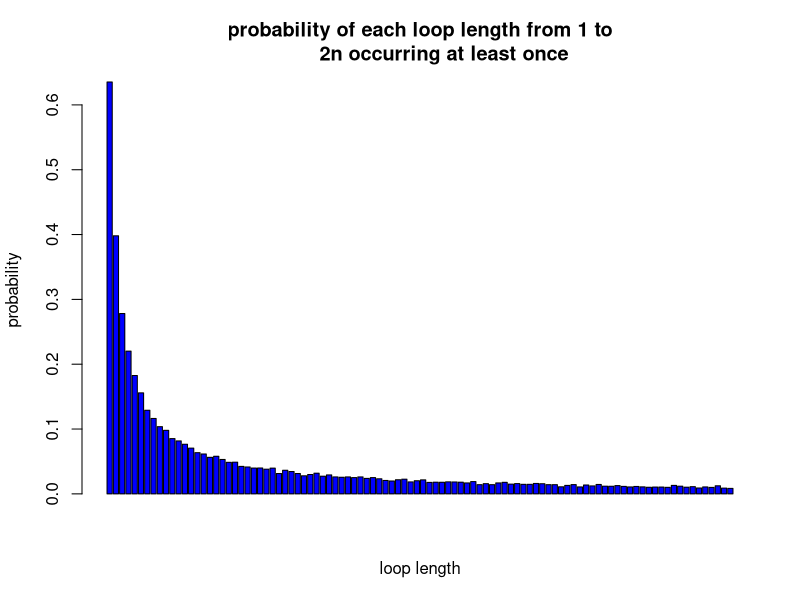

Generate this figure with R:

#Aysu Ismayilova (s2295782)；Xiaoxian Zhang (s2287323)；Xiaolin Yan (s2326461)
# the link: https://github.com/EvelynYan123/Project_2.git
# Contributions: each of us contributed 1/3 of the job.

start <- Sys.time()#check running time

Pone <- function(n,k,strategy, nreps){ #A function to calculate the probability that one prisoner finds his number 
  #given n- number of tries(max number of boxes he can open), k-prisoner's number, the strategy and number of iterations
  N <- 2*n 
  results = rep(0,nreps)  #initialise vector of results
  if(strategy != 3){  #for strategies except strategy 3 (that is, 1 and 2)
    for(i in 1:nreps) {  #loop over nreps
      boxes = sample(1:N,N) #sample boxes
     #we have 2*n prisoners
      foundIt = 0 #initialise number of prisoners who found their numbers
      #loop over prisoners
        tries = 1
        if(strategy == 1){  #consider a strategy 1
          path = c(k) #keep track of the path of a prisoner
          inBox = boxes[k] # prisoner opens a box with his number
        }else if(strategy == 2){ #consider a strategy 2
          path = c(sample(1:N,1)) #sample random box  
          inBox = boxes[path]  #firstly prisoner opens a random box
        }
        while(tries <= n) { #prisoners can open at most n boxes
          path = c(path, inBox) 		#keep track of a path	 			
          if(inBox == k) { 	#check if the number inside of the box coincides with the prisoner's number		
            foundIt = foundIt + 1   #if yes then update foundIt
            break; 			} 
          else { 					
            inBox = boxes[inBox] 			} #if no, then follow this number in the next box
          tries = tries+1 		} 		 		#update number of tries
      
      results[i] = foundIt  #how many prisoners found their numbers
    }
  }else{ #strategy3
    for(i in 1:nreps) {
      inboxes <- sample(1:N,N)[1:n]  # we randomly choose n boxes with n cards in them
      results[i] <- match(k,inboxes) #check if the prisoner finds his number and repeat it nrep number of times and store each result in results[i]
                                     #if a prisoner finds his number it will be an integer, otherwise NA 
      results <- length(results[which(is.na(results)== FALSE)])#we count how many results are integers. In other words in nreps times of simulation how many times  
                                                               #a prisoner with number k found his number
    }       
  }
  
  prob = sum(results)/(nreps)
  
  return(prob)
}



Pall <- function(n, strategy, nreps){#A function to calculate the probability of all prisoners finding their numbers given #given n -number of tries(max of boxes they can open), the strategy and number of iterations
  N <- 2*n #number of prsioners
  results = rep(0,nreps) #initialising results to 0
  if(strategy != 3){ #consider a strategy different from 3, that is, strategies 1 and 2
    for(i in 1:nreps) { #loop over iterations
      boxes = sample(1:N,N) #sample boxes
      prisoners = 1:N #we have N prisoners
      foundIt = 0 #initialising number of prisoners who found their numbers to zero
      for(prisoner in prisoners) {#loop over all prisoners
        tries = 1 
        
        if(strategy == 1){ #consider strategy1
        path = c(prisoner) #keep track of a path of a prisoner
        inBox = boxes[prisoner] #prisoner opens the box with his number on it
        }else if(strategy == 2){ #consider strategy2
          path = c(sample(1:N,1)) #sample boxes
          inBox = boxes[path]#keep track of a path of a prisoner
        }
        
        while(tries <= n) { #while prisoner does not open at most n boxes
          path = c(path, inBox) #keep track of the path of a prisoner			 			
          if(inBox == prisoner) { 	#check if the card inside of a box coincides with the prisoner's number			
            foundIt = foundIt + 1 	#if yes, update	foundIt		
            break; 			} 
          else { 					
            inBox = boxes[inBox] 			} #if no, follow this number in the next box				
          tries = tries+1 		} 		#update tries 		
      }
      
      
      results[i] = foundIt #gives overall result of all prisoners who found their numbers 
    }
  }else{
    for(i in 1:nreps) {#loop over iterations
      prisoners <- 1:N #we have N prisoners
      temp <- numeric(N)#temporary
      
      for(j in prisoners){
        inboxes <- sample(1:N,N)[1:n]#we randomly choose n boxes with n cards in them
        temp[j] <- match(j,inboxes)#check if the jth prisoner finds his number and repeat it nreps times and store the result in temp
                                   #if the prisoner finds his number temp[j] will be an integer otherwise NA 
      }
      temp <- na.omit(temp) #drop all NA's 
      results[i] <- N-length(attributes(temp)$na.action) #N indicates the number of prisoners who did not find their number
                                                         #results shows how many prisoners found their numbers in ith simulation 
    }
    
    
  }
  
  prob = length(which(results==2*n))/nreps
  
  return(prob)
}


success_prob <- function(n,nreps){ 
  for (strategy in 1:3){ #loop over the strategies
    cat('In strategy', strategy,':',fill = TRUE)
    cat(" P(a single prisoner's success)=", {Pone(n,1,strategy,nreps)},fill = TRUE)
    cat(" P(all prisoners' success)=", {Pall(n,strategy,nreps)},fill = TRUE)
  }
}
success_prob(5,10000)
success_prob(50,10000)



# In case of n=50, in strategy 1, the probability of all prisoners getting free is roughly 31%, but in other two strategies, the probabilities that they will be free are 0.
# The probabilities of strategy 3 are almost 0 for all conditions.
# In case of smaller n, we have a lower probability when using strategy 2 than that of strategy 3 for all prisoners finding their numbers. 

dloop <- function(n, nreps){ #creating the function dloop that takes number of boxes and number of iterations
  count_0 = rep(0, n*2) # initialise vector of length 2*n
  
  for (reps in 1:nreps){ #loop over nreps
    count_1 = rep(0, n*2) #initialise vector counting length of a loop 
    boxes = sample(n*2,n*2) #sample boxes 
   
    
    iteration_num = c() #initialising vector of numbers we will perform iterations over
    for (k in 1:(2*n)){ #loop over 2*n boxes 
      cycles = c() 
      if ((k %in% iteration_num) == FALSE){  #check if k coincides with the numbers over which we perform iterations
        cycles = append(cycles, k) #if not then append this value to that loop
        next_box = boxes[k] #follow the prisoner's number in next box
        while (next_box != k){ #we append the next boxes to the cycle until in one of the boxes we find the prisoner's number
                               #if we find the number the cycle is closed and we are done
          cycles = append(cycles, next_box)  #add next box to the cycle
          next_box =boxes[next_box] 
        }
        count_1[length(cycles)]=count_1[length(cycles)]+1 # count  number of boxes in cycles
        iteration_num = append(iteration_num, cycles) 
      }
    }
    index_0 = grep(0, count_1)
    count_0[index_0]=count_0[index_0]+1
  }
  prob_0 <- count_0/nreps #probability of a non-repeated loops (0 time)
  prob_1 <- 1- prob_0 #probability of an each loop 1:2n at least once
  return(prob_1)
}



prob <- dloop(50, 10000) 
barplot(prob,ylab = 'probability',xlab = 'loop length',col = 'blue',main = 'probability of each loop length from 1 to
        2n occurring at least once') #displaying barplot of probabilities

no_loop_length_more_than_50 = 1-sum(prob[51:100])#probability that there is no loop length greater than 50 
no_loop_length_more_than_50


#Since the prisoner starts on the box of their own number they are, on the cycle that contains their card 

#By following the cycle around they will eventually end up at their card.

#The only issue is if prisoners can find their numbers before n boxes are opened.
#In fact, the maximum cycle length should be less than or equal to 50, and there can only be one cycle in any set that has a cycle greater than fifty and 
#after calculating the probability we get 0.319
# about 30 percent of the time, the length of the maximum chains formed will be less than 50 boxes and so all prisoners will be able to find their numbers before they open more than 50 boxes

end <- Sys.time()
runningtime <- end - start #running time of our whole code
cat(runningtime)
